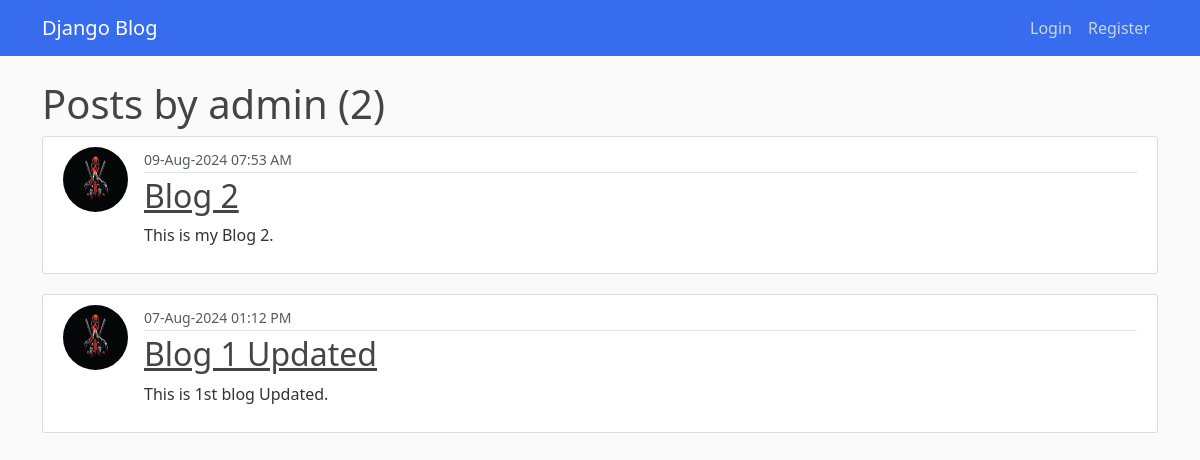
/user/admin/, run on an earlier commit of the app's database.
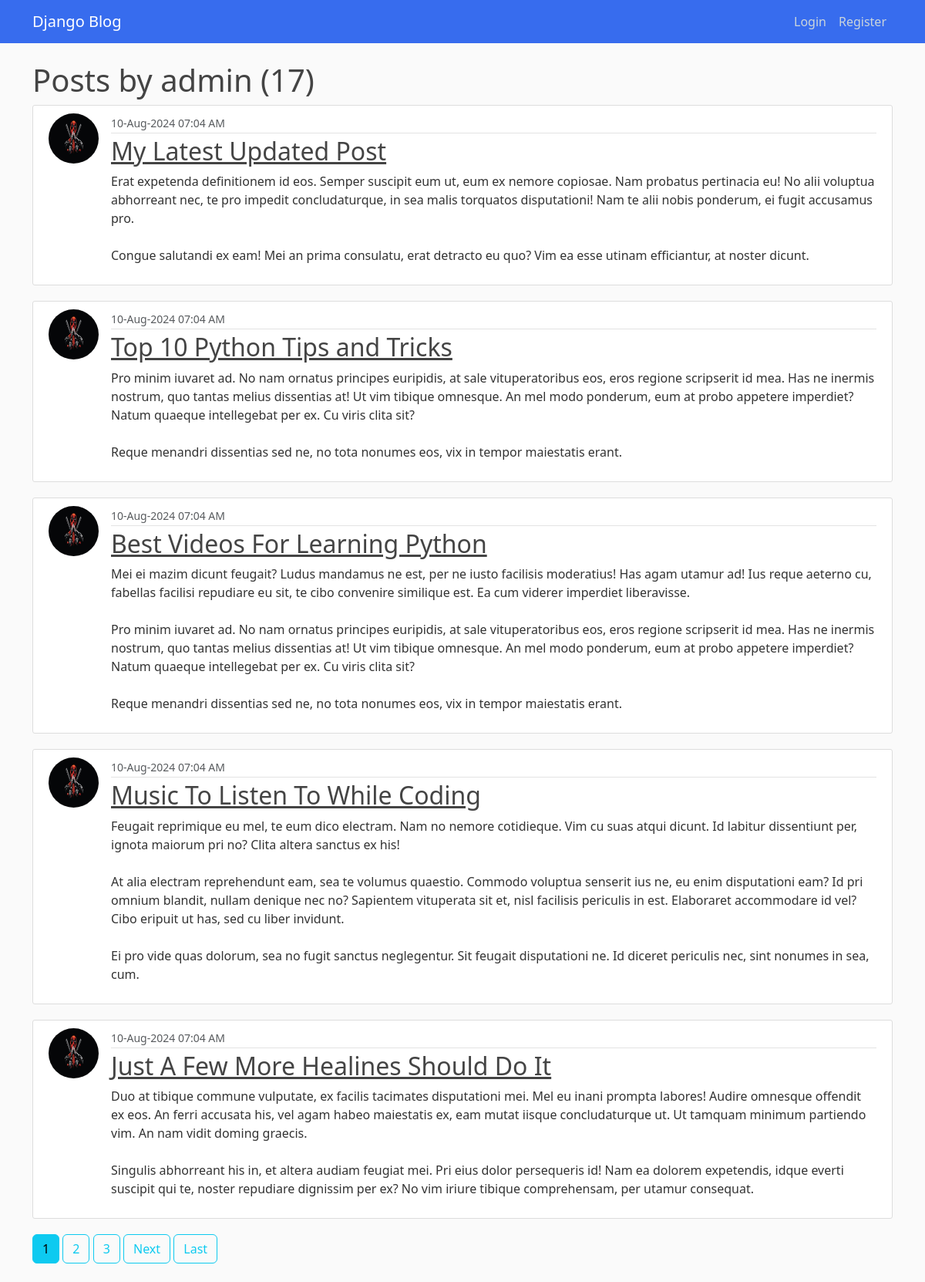
And on a later commit of the database.
### blog/models.py (models this page shows, shortened)
class Post(models.Model):
    title = models.CharField(max_length=100)
    content = models.TextField()
    date_posted = models.DateTimeField(default=timezone.now)
    author = models.ForeignKey(User, on_delete=models.CASCADE)

### users/models.py (models this page shows, shortened)
class Profile(models.Model):
    user = models.OneToOneField(User, on_delete=models.CASCADE)
    image = models.ImageField(default="default.jpg", upload_to="profile_pics")

### blog/views.py (the view)
# urls.py: path("user/<str:username>/", UserPostListView.as_view(), name="user-post"),
class UserPostListView(ListView):
    model = Post
    template_name = 'blog/user_posts.html'
    context_object_name = 'posts'
    ordering = ['-date_posted']
    paginate_by = 5
    def get_queryset(self):
        user = get_object_or_404(User, username=self.kwargs.get('username'))
        return Post.objects.filter(author=user).order_by('-date_posted')

### blog/templates/blog/user_posts.html (shortened to what this page needs)
{% extends 'blog/default.html' %}
{% block ui %}
    <h1>Posts by {{ view.kwargs.username }} ({{ page_obj.paginator.count }})</h1>
        {% for post in posts %}
            <article class="media content-section">
                <img class="rounded-circle article-img" src= "{{ post.author.profile.image.url }}">
  <div class="media-body">
    <div class="article-metadata">
      <small class="text-muted">{{ post.date_posted | date:"d-M-Y h:i A" }}</small>
    </div>
    <h2><a class="article-title" href="{% url 'post-detail' post.id %}">{{ post.title }}</a></h2>
    <p class="article-content">{{ post.content }}</p>
  </div>
</article>
        {% endfor %}
       {% if is_paginated %}
            {% for num in page_obj.paginator.page_range %}
                {% if page_obj.number == num %}
                <a class="btn btn-info mb-4" href="?page={{ num }}">{{ num }}</a>
                {% elif num > page_obj.number|add:'-3' and num < page_obj.number|add:'3' %}
                <a class="btn btn-outline-info mb-4" href="?page={{ num }}">{{ num }}</a>
                {% endif %}
            {% endfor %}
            {% if page_obj.has_next %}
            <a class="btn btn-outline-info mb-4" href="?page={{ page_obj.next_page_number }}">Next</a>
            <a class="btn btn-outline-info mb-4" href="?page={{ page_obj.paginator.num_pages }}">Last</a>
            {% endif %}
        {% endif %}
</div>
{% endblock ui %}

What changed in the data, as far as the page shows it:
no longer on this page (row unchanged): Post: author.profile.image (picture), date_posted "09-Aug-2024 07:53 AM", title "Blog 2", content "This is my Blog 2."
no longer on this page (row unchanged): Post: author.profile.image (picture), date_posted "07-Aug-2024 01:12 PM", title "Blog 1 Updated", content "This is 1st blog Updated."
added Post: author.profile.image (picture), date_posted "10-Aug-2024 07:04 AM", title "My Latest Updated Post", content "Erat expetenda definitionem id eos. Semper suscipit eum ut, eum ex nemore copiosae. Nam probatus pertinacia eu! No alii voluptua abhorreant nec, te pro impedit concludaturque, in sea malis torquatos disputationi! Nam te alii nobis ponderum, ei fugit accusamus pro. Congue salutandi ex eam! Mei an prima consulatu, erat detracto eu quo? Vim ea esse utinam efficiantur, at noster dicunt."
added Post: author.profile.image (picture), date_posted "10-Aug-2024 07:04 AM", title "Top 10 Python Tips and Tricks", content "Pro minim iuvaret ad. No nam ornatus principes euripidis, at sale vituperatoribus eos, eros regione scripserit id mea. Has ne inermis nostrum, quo tantas melius dissentias at! Ut vim tibique omnesque. An mel modo ponderum, eum at probo appetere imperdiet? Natum quaeque intellegebat per ex. Cu viris clita sit? Reque menandri dissentias sed ne, no tota nonumes eos, vix in tempor maiestatis erant."
added Post: author.profile.image (picture), date_posted "10-Aug-2024 07:04 AM", title "Best Videos For Learning Python", content "Mei ei mazim dicunt feugait? Ludus mandamus ne est, per ne iusto facilisis moderatius! Has agam utamur ad! Ius reque aeterno cu, fabellas facilisi repudiare eu sit, te cibo convenire similique est. Ea cum viderer imperdiet liberavisse. Pro minim iuvaret ad. No nam ornatus principes euripidis, at sale vituperatoribus eos, eros regione scripserit id mea. Has ne inermis nostrum, quo tantas melius dissentias at! Ut vim tibique omnesque. An mel modo ponderum, eum at probo appetere imperdiet? Natum quaeque intellegebat per ex. Cu viris clita sit? Reque menandri dissentias sed ne, no tota nonumes eos, vix in tempor maiestatis erant."
added Post: author.profile.image (picture), date_posted "10-Aug-2024 07:04 AM", title "Music To Listen To While Coding", content "Feugait reprimique eu mel, te eum dico electram. Nam no nemore cotidieque. Vim cu suas atqui dicunt. Id labitur dissentiunt per, ignota maiorum pri no? Clita altera sanctus ex his! At alia electram reprehendunt eam, sea te volumus quaestio. Commodo voluptua senserit ius ne, eu enim disputationi eam? Id pri omnium blandit, nullam denique nec no? Sapientem vituperata sit et, nisl facilisis periculis in est. Elaboraret accommodare id vel? Cibo eripuit ut has, sed cu liber invidunt. Ei pro vide quas dolorum, sea no fugit sanctus neglegentur. Sit feugait disputationi ne. Id diceret periculis nec, sint nonumes in sea, cum."
added Post: author.profile.image (picture), date_posted "10-Aug-2024 07:04 AM", title "Just A Few More Healines Should Do It", content "Duo at tibique commune vulputate, ex facilis tacimates disputationi mei. Mel eu inani prompta labores! Audire omnesque offendit ex eos. An ferri accusata his, vel agam habeo maiestatis ex, eam mutat iisque concludaturque ut. Ut tamquam minimum partiendo vim. An nam vidit doming graecis. Singulis abhorreant his in, et altera audiam feugiat mei. Pri eius dolor persequeris id! Nam ea dolorem expetendis, idque everti suscipit qui te, noster repudiare dignissim per ex? No vim iriure tibique comprehensam, per utamur consequat."
Also different on the page:
{{ page_obj.paginator.count }}: "2" → "17"
new list line: "1"
new list line: "2"
new list line: "3"
text now shown: "Next Last"
